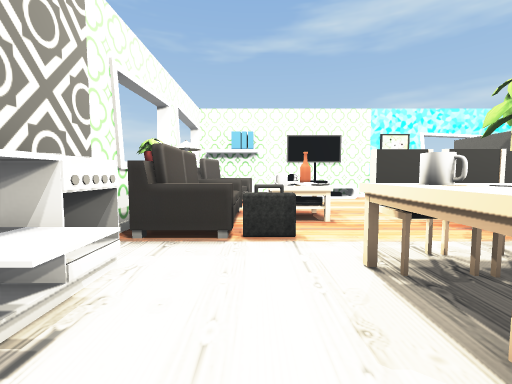
[1] (above)

17 first-person views from a walk through a scene from a Unity 3-D project. The camera is 1.2 m above the floor, tilts 4° down and sees 90° across. Doors are open. The floor is counted in squares, 0.9 m on a side. Each view is taken from the middle of a square. On the plan, view 1 faces up. The plan holds only what a view shows up to about 13 squares ahead; the rest is blank. The player is left out.

[2]
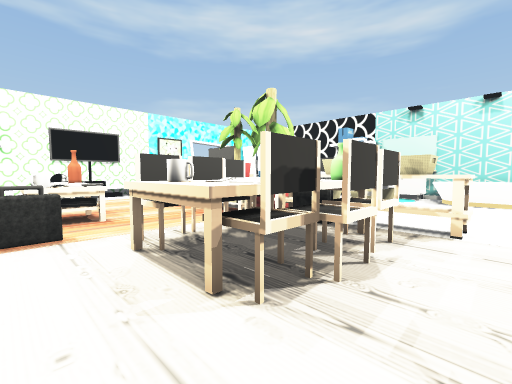

[3]
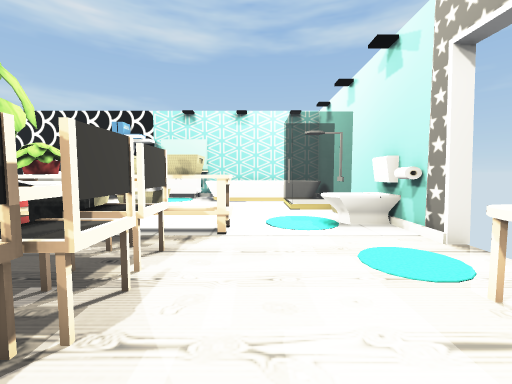

[4]
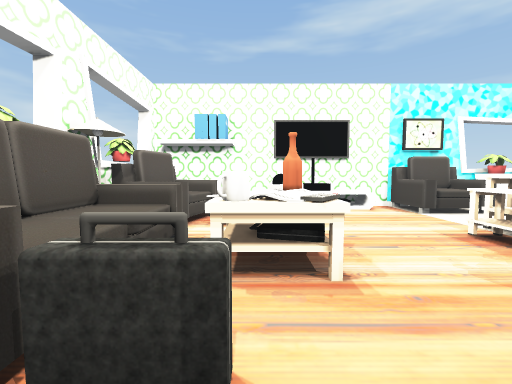

[5]
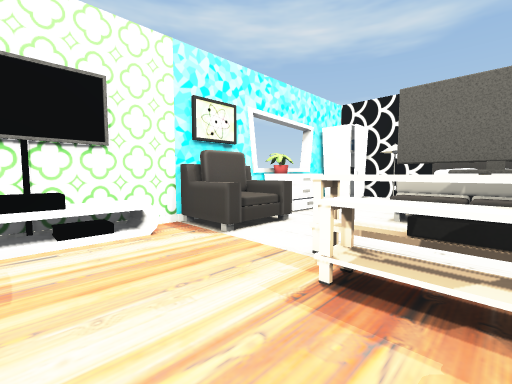

[6]
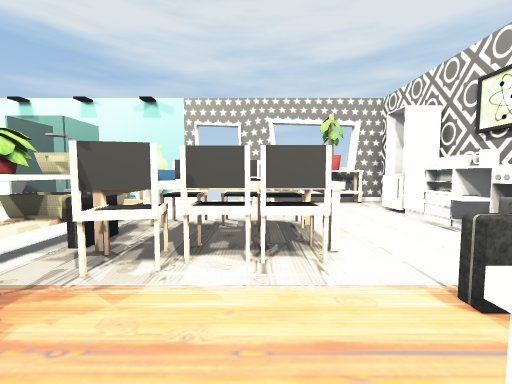

[7]
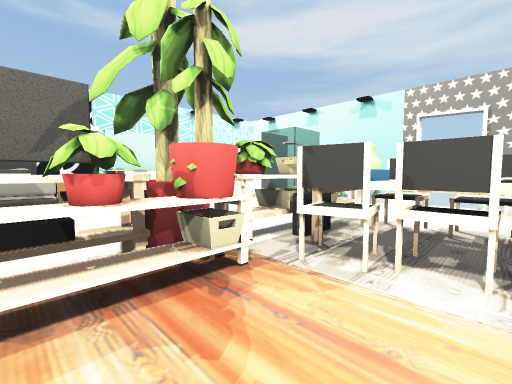

[8]
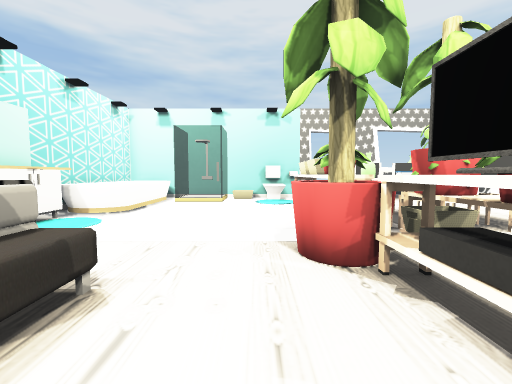

[9]
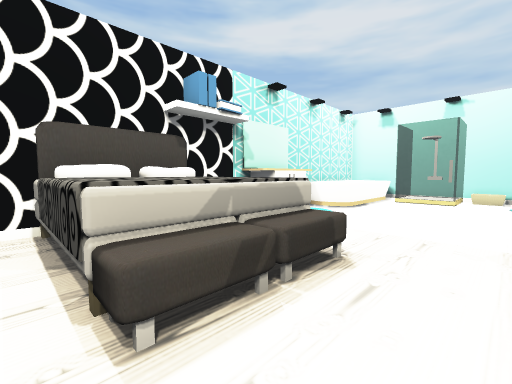

[10]
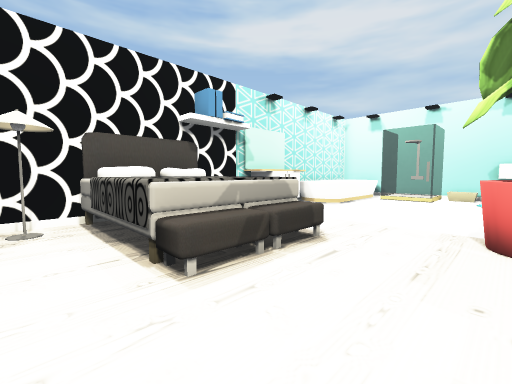

[11]
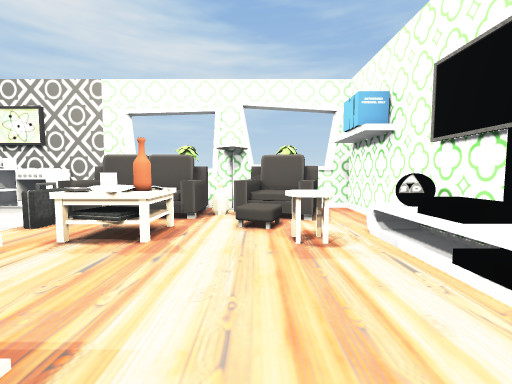

[12]
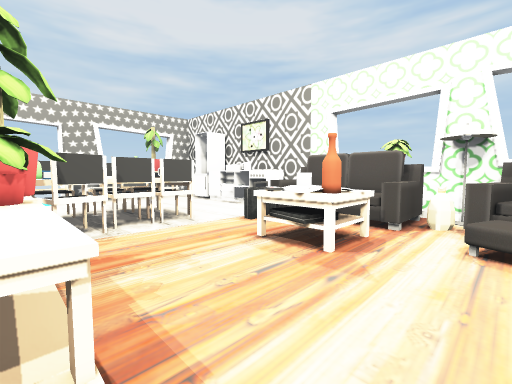

[13]
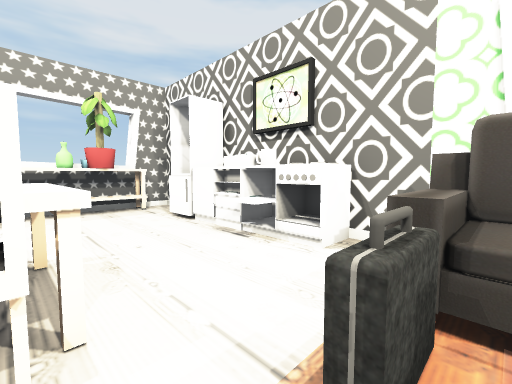

[14]
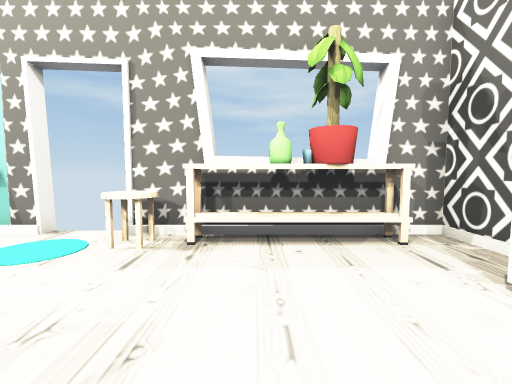

[15]
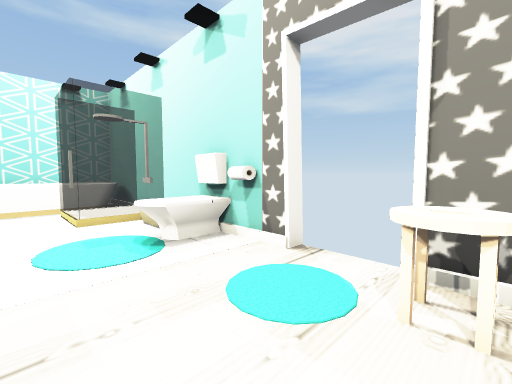

[16]
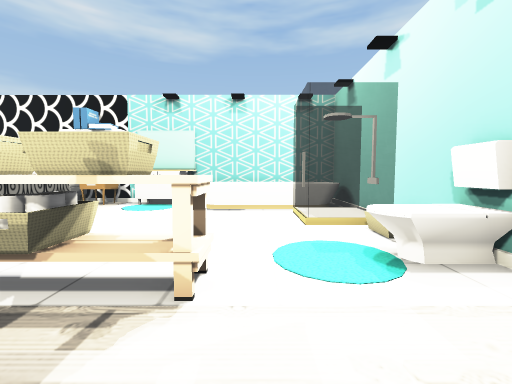

[17]
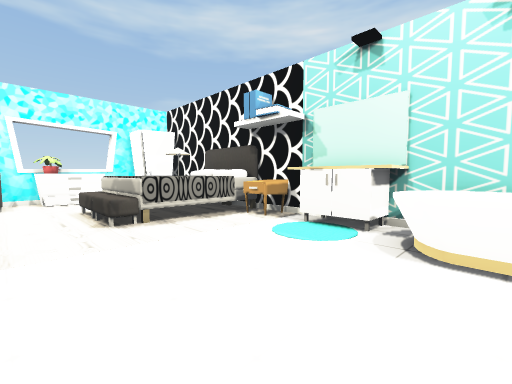

### Floor plan
Key: @ floor where view 1 was taken; # wall or solid block; . floor; D open door; = window, fence, low wall or low ledge; ^ raised ledge; S sofa; C chair; P plant; T table; B basket; H shower; I toilet; R drawers; L closet; E bed; F fridge; O other object.
Columns run from 3 left of view 1 to 16 right of it. Each row starts with its distance up from view 1.
 15   ###########^PR^###
 14 ##  ^OOO^.SSSPPR LL#
 13 #SSS......SSS..  LL#
 12 #SS..C............O#
 11 #SSO...............#
 10 OO........T...SSEEEE
  9 PSS.^O...TO...SSEEES
  8 PSS.^^...PO...SSEEES
  7  SS.^^...PT...SSEER#
  6 #SS==...OBP.......RR
  5 #SS.....CTP........#
  4 #....CCCC#P.......OT
  3 ^^...^^^OBB.......OT
  2 O^...^^^OBB.......O#
  1 #R...CCCC.B......==#
  0  ^.@......B......= #
 -1 FD...............= #
 -2 #F............H..= #
 -3 #..........I..H H= #
 -4 #TPOOTCC...I..H H==#
 -5 ##^^###DDD##########

Positions as (right, up) in squares from view 1, and headings:
1: (0, 0), facing up
2: (0, -1), facing up-right
3: (1, -1), facing right
4: (1, 4), facing up
5: (3, 8), facing up-right
6: (3, 8), facing down
7: (3, 8), facing down-right
8: (9, 10), facing down
9: (9, 11), facing down-right
10: (8, 12), facing down-right
11: (7, 11), facing left
12: (6, 11), facing down-left
13: (2, 6), facing down-left
14: (1, 1), facing down
15: (3, -1), facing down-right
16: (4, -1), facing right
17: (9, 0), facing up-right
